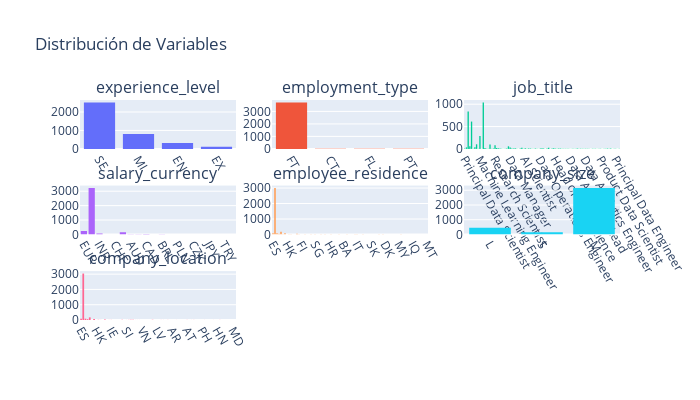

Write notebook code for a chart like this one.
### Markdown cell above
Creates a graph to visualize our categorical variables:

### Code cell
import plotly.graph_objects as go
from plotly.subplots import make_subplots

cols = ['experience_level', 'employment_type', 'job_title', 'salary_currency', 'employee_residence', 'company_size', "company_location"]
fig = make_subplots(rows=3, cols=3, subplot_titles=cols)

for i, col in enumerate(cols):
    row = i // 3 + 1
    col = i % 3 + 1
    fig.add_trace(go.Histogram(x=df[cols[i]], nbinsx=20, name=f'Distribución de {cols[i]}'), row=row, col=col)

fig.update_yaxes(showticklabels=False, row=3, col=3)

fig.update_layout(height=400, width=700, title_text="Distribución de Variables", showlegend=False)
fig.update_xaxes(tickangle=60)
plt.tight_layout()
fig.show()

### Figure 1 — Plotly figure (JSON) as saved in the notebook; plotly's stock layout.template omitted (floating-point values rounded to 4 significant figures; data arrays with more than 128 entries replaced by an {"elided": "..."} marker saying what was removed)
{"data": [{"name": "Distribución de experience_level", "nbinsx": 20, "type": "histogram", "x": {"elided": "3755 str values"}, "xaxis": "x", "yaxis": "y"}, {"name": "Distribución de employment_type", "nbinsx": 20, "type": "histogram", "x": {"elided": "3755 str values"}, "xaxis": "x2", "yaxis": "y2"}, {"name": "Distribución de job_title", "nbinsx": 20, "type": "histogram", "x": {"elided": "3755 str values"}, "xaxis": "x3", "yaxis": "y3"}, {"name": "Distribución de salary_currency", "nbinsx": 20, "type": "histogram", "x": {"elided": "3755 str values"}, "xaxis": "x4", "yaxis": "y4"}, {"name": "Distribución de employee_residence", "nbinsx": 20, "type": "histogram", "x": {"elided": "3755 str values"}, "xaxis": "x5", "yaxis": "y5"}, {"name": "Distribución de company_size", "nbinsx": 20, "type": "histogram", "x": {"elided": "3755 str values"}, "xaxis": "x6", "yaxis": "y6"}, {"name": "Distribución de company_location", "nbinsx": 20, "type": "histogram", "x": {"elided": "3755 str values"}, "xaxis": "x7", "yaxis": "y7"}], "layout": {"annotations": [{"font": {"size": 16}, "showarrow": false, "text": "experience_level", "x": 0.1444, "xanchor": "center", "xref": "paper", "y": 1, "yanchor": "bottom", "yref": "paper"}, {"font": {"size": 16}, "showarrow": false, "text": "employment_type", "x": 0.5, "xanchor": "center", "xref": "paper", "y": 1, "yanchor": "bottom", "yref": "paper"}, {"font": {"size": 16}, "showarrow": false, "text": "job_title", "x": 0.8556, "xanchor": "center", "xref": "paper", "y": 1, "yanchor": "bottom", "yref": "paper"}, {"font": {"size": 16}, "showarrow": false, "text": "salary_currency", "x": 0.1444, "xanchor": "center", "xref": "paper", "y": 0.6111, "yanchor": "bottom", "yref": "paper"}, {"font": {"size": 16}, "showarrow": false, "text": "employee_residence", "x": 0.5, "xanchor": "center", "xref": "paper", "y": 0.6111, "yanchor": "bottom", "yref": "paper"}, {"font": {"size": 16}, "showarrow": false, "text": "company_size", "x": 0.8556, "xanchor": "center", "xref": "paper", "y": 0.6111, "yanchor": "bottom", "yref": "paper"}, {"font": {"size": 16}, "showarrow": false, "text": "company_location", "x": 0.1444, "xanchor": "center", "xref": "paper", "y": 0.2222, "yanchor": "bottom", "yref": "paper"}], "height": 400, "showlegend": false, "title": {"text": "Distribución de Variables"}, "width": 700, "xaxis": {"anchor": "y", "domain": [0, 0.2889], "tickangle": 60}, "xaxis2": {"anchor": "y2", "domain": [0.3556, 0.6444], "tickangle": 60}, "xaxis3": {"anchor": "y3", "domain": [0.7111, 1], "tickangle": 60}, "xaxis4": {"anchor": "y4", "domain": [0, 0.2889], "tickangle": 60}, "xaxis5": {"anchor": "y5", "domain": [0.3556, 0.6444], "tickangle": 60}, "xaxis6": {"anchor": "y6", "domain": [0.7111, 1], "tickangle": 60}, "xaxis7": {"anchor": "y7", "domain": [0, 0.2889], "tickangle": 60}, "xaxis8": {"anchor": "y8", "domain": [0.3556, 0.6444], "tickangle": 60}, "xaxis9": {"anchor": "y9", "domain": [0.7111, 1], "tickangle": 60}, "yaxis": {"anchor": "x", "domain": [0.7778, 1]}, "yaxis2": {"anchor": "x2", "domain": [0.7778, 1]}, "yaxis3": {"anchor": "x3", "domain": [0.7778, 1]}, "yaxis4": {"anchor": "x4", "domain": [0.3889, 0.6111]}, "yaxis5": {"anchor": "x5", "domain": [0.3889, 0.6111]}, "yaxis6": {"anchor": "x6", "domain": [0.3889, 0.6111]}, "yaxis7": {"anchor": "x7", "domain": [0, 0.2222]}, "yaxis8": {"anchor": "x8", "domain": [0, 0.2222]}, "yaxis9": {"anchor": "x9", "domain": [0, 0.2222], "showticklabels": false}}}
